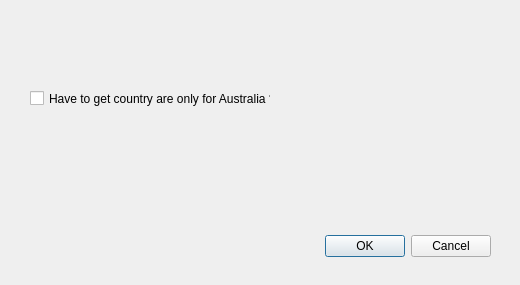
<?xml version="1.0" encoding="UTF-8"?>
<ui version="4.0">
 <class>SetOSMWaySettingsDlg</class>
 <widget class="QDialog" name="SetOSMWaySettingsDlg">
  <property name="geometry">
   <rect>
    <x>0</x>
    <y>0</y>
    <width>520</width>
    <height>285</height>
   </rect>
  </property>
  <property name="windowTitle">
   <string>OSM Way Settings</string>
  </property>
  <widget class="QDialogButtonBox" name="buttonBox">
   <property name="geometry">
    <rect>
     <x>150</x>
     <y>230</y>
     <width>341</width>
     <height>32</height>
    </rect>
   </property>
   <property name="orientation">
    <enum>Qt::Horizontal</enum>
   </property>
   <property name="standardButtons">
    <set>QDialogButtonBox::Cancel|QDialogButtonBox::Ok</set>
   </property>
  </widget>
  <widget class="QCheckBox" name="getCntryAreaOnlyForAUChkBox">
   <property name="geometry">
    <rect>
     <x>30</x>
     <y>90</y>
     <width>241</width>
     <height>17</height>
    </rect>
   </property>
   <property name="text">
    <string>Have to get country are only for Australia ?</string>
   </property>
  </widget>
 </widget>
 <resources/>
 <connections>
  <connection>
   <sender>buttonBox</sender>
   <signal>accepted()</signal>
   <receiver>SetOSMWaySettingsDlg</receiver>
   <slot>accept()</slot>
   <hints>
    <hint type="sourcelabel">
     <x>248</x>
     <y>254</y>
    </hint>
    <hint type="destinationlabel">
     <x>157</x>
     <y>274</y>
    </hint>
   </hints>
  </connection>
  <connection>
   <sender>buttonBox</sender>
   <signal>rejected()</signal>
   <receiver>SetOSMWaySettingsDlg</receiver>
   <slot>reject()</slot>
   <hints>
    <hint type="sourcelabel">
     <x>316</x>
     <y>260</y>
    </hint>
    <hint type="destinationlabel">
     <x>286</x>
     <y>274</y>
    </hint>
   </hints>
  </connection>
 </connections>
</ui>
